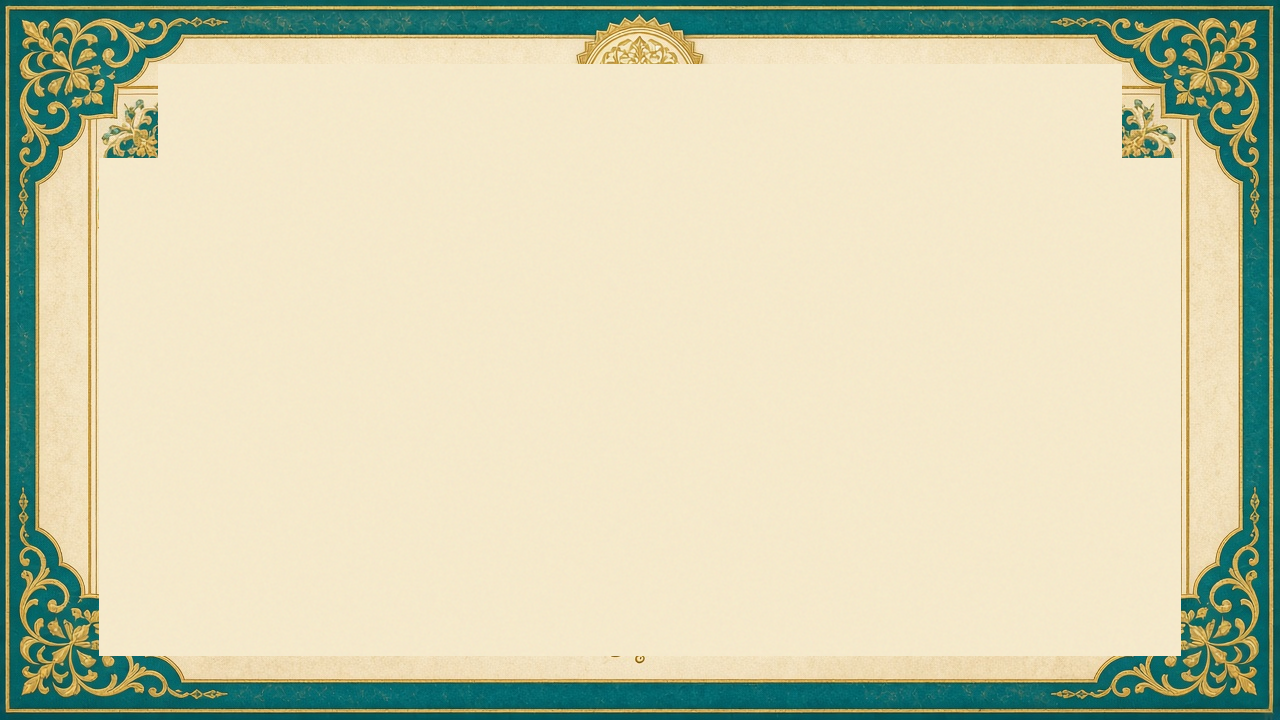
#> input picture assets/theme-persian-turquoise.png, 1280 x 720 px, found by its file name; its folder holds 5 pictures in this run
$ python dilate_ornaments.py
#> lines starting #> are read from the running program, lines starting #| are printed output that depends on the picture
from PIL import Image, ImageFilter
import glob
import os

assets = r"D:\App-Certificate\assets"
count = 0
for fp in sorted(glob.glob(os.path.join(assets, "theme-frame-*.png"))):
    name = os.path.basename(fp).replace("theme-frame-", "theme-")
    pp = os.path.join(assets, name)
    if not os.path.exists(pp):
        continue
    frame = Image.open(fp).convert("RGBA")
    preview = Image.open(pp).convert("RGBA")
    if frame.size != preview.size:
        frame = frame.resize(preview.size, Image.Resampling.LANCZOS)

    # Expand ornaments slightly so they cover cream corners that cut them off
    channels = list(frame.split())
    alpha = channels[-1].filter(ImageFilter.MaxFilter(size=9))
    alpha = alpha.filter(ImageFilter.GaussianBlur(radius=1.5))
    channels[-1] = alpha
    frame2 = Image.merge("RGBA", channels)

    out = Image.alpha_composite(preview, frame2)
    out.convert("RGB").save(pp, "PNG", optimize=True)
    count += 1

print("updated", count)
im = Image.open(os.path.join(assets, "theme-persian-turquoise.png"))
#> im is the input picture: PIL image 1280x720 RGB; mean R, G, B 206.6, 207.1, 177.4
im.crop((0, 0, 300, 240)).save(os.path.join(assets, "_debug-tl.png"))
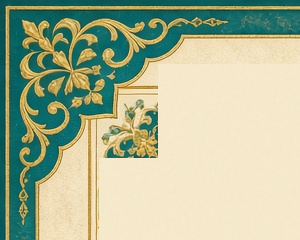
#> saved as _debug-tl.png: PIL image 300x240 RGB; mean R, G, B 172.6, 182.7, 151.2
im.crop((480, 0, 800, 180)).save(os.path.join(assets, "_debug-crest.png"))
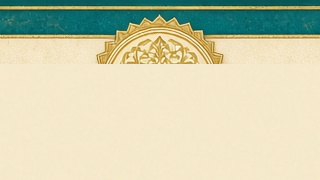
#> saved as _debug-crest.png: PIL image 320x180 RGB; mean R, G, B 204.5, 206.1, 176
